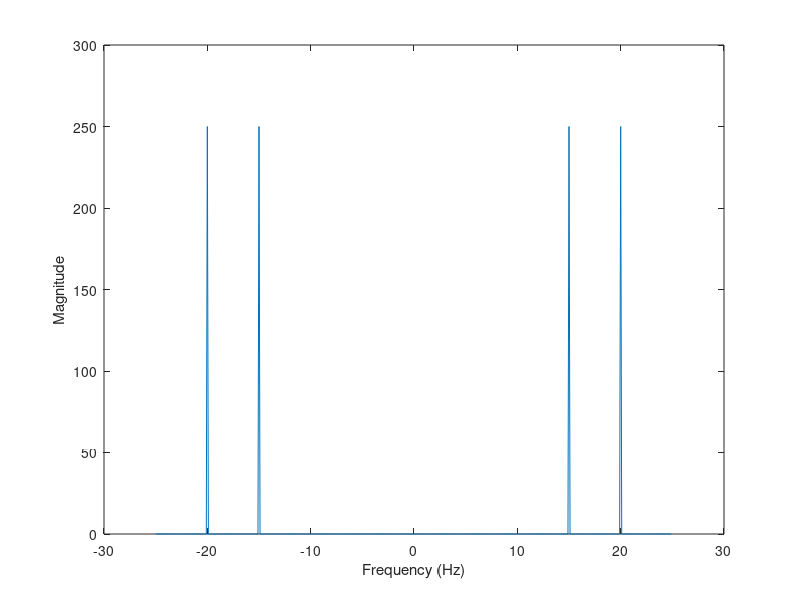

Reproduce this figure in MATLAB.
Ts = 1/50;
t = 0:Ts:10-Ts;                     
x = sin(2*pi*15*t) + sin(2*pi*20*t);
plot(t,x)
xlabel('Time (seconds)')
ylabel('Amplitude')
y = fft(x);   
fs = 1/Ts;
n = length(x);                         
fshift = (-n/2:n/2-1)*(fs/n);
yshift = fftshift(y);
plot(fshift,abs(yshift))
xlabel('Frequency (Hz)')
ylabel('Magnitude')
